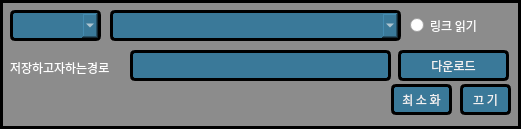
<?xml version="1.0" encoding="UTF-8"?>
<ui version="4.0">
 <class>Form</class>
 <widget class="QWidget" name="Form">
  <property name="windowModality">
   <enum>Qt::NonModal</enum>
  </property>
  <property name="enabled">
   <bool>true</bool>
  </property>
  <property name="geometry">
   <rect>
    <x>0</x>
    <y>0</y>
    <width>521</width>
    <height>129</height>
   </rect>
  </property>
  <property name="font">
   <font>
    <family>굴림</family>
    <kerning>true</kerning>
   </font>
  </property>
  <property name="mouseTracking">
   <bool>false</bool>
  </property>
  <property name="focusPolicy">
   <enum>Qt::NoFocus</enum>
  </property>
  <property name="contextMenuPolicy">
   <enum>Qt::NoContextMenu</enum>
  </property>
  <property name="windowTitle">
   <string>manas</string>
  </property>
  <property name="toolTip">
   <string/>
  </property>
  <property name="styleSheet">
   <string notr="true">#Form
{
	border: 3px solid #000000;
	background: rgba(100, 100, 100, 125);
	pading: 10px;
	font -size: 18px;
	font: 굴림;
}</string>
  </property>
  <widget class="QLineEdit" name="lineEdit_2">
   <property name="geometry">
    <rect>
     <x>130</x>
     <y>50</y>
     <width>261</width>
     <height>31</height>
    </rect>
   </property>
   <property name="styleSheet">
    <string notr="true">
#lineEdit_2
{
	border: 3px solid #000000;
	background: #3a7999;
	color: #f2f2f2;
	pading: 10px;
	font -size: 18px;
	border-radius: 5px;
}
#lineEdit_2:hover
{
	border: 3px solid #aaaaaa;
	background: #3a7999;
	color: #f2f2f2;
	pading: 10px;
	border-radius: 5px;

}</string>
   </property>
  </widget>
  <widget class="QLabel" name="label_2">
   <property name="geometry">
    <rect>
     <x>10</x>
     <y>60</y>
     <width>121</width>
     <height>16</height>
    </rect>
   </property>
   <property name="styleSheet">
    <string notr="true">color: white;</string>
   </property>
   <property name="text">
    <string>저장하고자하는경로</string>
   </property>
  </widget>
  <widget class="QPushButton" name="pushButton">
   <property name="geometry">
    <rect>
     <x>398</x>
     <y>50</y>
     <width>111</width>
     <height>31</height>
    </rect>
   </property>
   <property name="minimumSize">
    <size>
     <width>0</width>
     <height>0</height>
    </size>
   </property>
   <property name="styleSheet">
    <string notr="true">QPushButton
{
	border: 3px solid #000000;
	background: #3a7999;
	color: #f2f2f2;
	pading: 10px;
	font -size: 18px;
	border-radius: 5px;
}
QPushButton:hover
{
	border: 3px solid #aaaaaa;
	background: #3a7999;
	color: #f2f2f2;
	pading: 10px;
	border-radius: 5px;

}</string>
   </property>
   <property name="text">
    <string>다운로드</string>
   </property>
  </widget>
  <widget class="QLabel" name="msg">
   <property name="geometry">
    <rect>
     <x>0</x>
     <y>90</y>
     <width>415</width>
     <height>30</height>
    </rect>
   </property>
   <property name="sizePolicy">
    <sizepolicy hsizetype="Preferred" vsizetype="Preferred">
     <horstretch>0</horstretch>
     <verstretch>0</verstretch>
    </sizepolicy>
   </property>
   <property name="layoutDirection">
    <enum>Qt::LeftToRight</enum>
   </property>
   <property name="styleSheet">
    <string notr="true">color: white;</string>
   </property>
   <property name="text">
    <string/>
   </property>
   <property name="alignment">
    <set>Qt::AlignCenter</set>
   </property>
  </widget>
  <widget class="QRadioButton" name="radioButton">
   <property name="enabled">
    <bool>true</bool>
   </property>
   <property name="geometry">
    <rect>
     <x>410</x>
     <y>10</y>
     <width>91</width>
     <height>31</height>
    </rect>
   </property>
   <property name="sizePolicy">
    <sizepolicy hsizetype="Fixed" vsizetype="Fixed">
     <horstretch>15</horstretch>
     <verstretch>15</verstretch>
    </sizepolicy>
   </property>
   <property name="minimumSize">
    <size>
     <width>0</width>
     <height>0</height>
    </size>
   </property>
   <property name="sizeIncrement">
    <size>
     <width>0</width>
     <height>0</height>
    </size>
   </property>
   <property name="baseSize">
    <size>
     <width>0</width>
     <height>0</height>
    </size>
   </property>
   <property name="mouseTracking">
    <bool>true</bool>
   </property>
   <property name="autoFillBackground">
    <bool>false</bool>
   </property>
   <property name="styleSheet">
    <string notr="true">color: white;</string>
   </property>
   <property name="text">
    <string>링크 읽기</string>
   </property>
   <property name="iconSize">
    <size>
     <width>0</width>
     <height>0</height>
    </size>
   </property>
   <property name="checkable">
    <bool>true</bool>
   </property>
   <property name="checked">
    <bool>false</bool>
   </property>
   <property name="autoRepeatDelay">
    <number>0</number>
   </property>
   <property name="autoRepeatInterval">
    <number>0</number>
   </property>
  </widget>
  <widget class="QPushButton" name="pushButton_2">
   <property name="geometry">
    <rect>
     <x>460</x>
     <y>84</y>
     <width>51</width>
     <height>31</height>
    </rect>
   </property>
   <property name="styleSheet">
    <string notr="true">
#pushButton_2
{
	border: 3px solid #000000;
	background: #3a7999;
	color: #f2f2f2;
	pading: 10px;
	font -size: 18px;
	border-radius: 5px;
}
#pushButton_2:hover
{
	border: 3px solid #aaaaaa;
	background: #3a7999;
	color: #f2f2f2;
	pading: 10px;
	border-radius: 5px;

}</string>
   </property>
   <property name="text">
    <string>끄 기</string>
   </property>
  </widget>
  <widget class="QPushButton" name="pushButton_3">
   <property name="geometry">
    <rect>
     <x>391</x>
     <y>84</y>
     <width>61</width>
     <height>31</height>
    </rect>
   </property>
   <property name="styleSheet">
    <string notr="true">
#pushButton_3
{
	border: 3px solid #000000;
	background: #3a7999;
	color: #f2f2f2;
	pading: 10px;
	font -size: 18px;
	border-radius: 5px;
}
#pushButton_3:hover
{
	border: 3px solid #aaaaaa;
	background: #3a7999;
	color: #f2f2f2;
	pading: 10px;
	border-radius: 5px;

}</string>
   </property>
   <property name="text">
    <string>최 소 화</string>
   </property>
  </widget>
  <widget class="QComboBox" name="combo">
   <property name="enabled">
    <bool>true</bool>
   </property>
   <property name="geometry">
    <rect>
     <x>10</x>
     <y>10</y>
     <width>91</width>
     <height>31</height>
    </rect>
   </property>
   <property name="mouseTracking">
    <bool>false</bool>
   </property>
   <property name="acceptDrops">
    <bool>false</bool>
   </property>
   <property name="toolTip">
    <string/>
   </property>
   <property name="toolTipDuration">
    <number>-1</number>
   </property>
   <property name="autoFillBackground">
    <bool>false</bool>
   </property>
   <property name="styleSheet">
    <string notr="true">
#combo
{
	border: 3px solid #000000;
	background: #3a7999;
	color: #f2f2f2;
	pading: 10px;
	font -size: 18px;
	border-radius: 5px;
}
#combo:hover
{
	border: 3px solid #aaaaaa;
	background: #3a7999;
	color: #f2f2f2;
	pading: 10px;
	border-radius: 5px;

}</string>
   </property>
   <property name="editable">
    <bool>false</bool>
   </property>
  </widget>
  <widget class="QComboBox" name="combo_2">
   <property name="enabled">
    <bool>true</bool>
   </property>
   <property name="geometry">
    <rect>
     <x>110</x>
     <y>10</y>
     <width>291</width>
     <height>31</height>
    </rect>
   </property>
   <property name="sizePolicy">
    <sizepolicy hsizetype="Expanding" vsizetype="Fixed">
     <horstretch>0</horstretch>
     <verstretch>0</verstretch>
    </sizepolicy>
   </property>
   <property name="mouseTracking">
    <bool>false</bool>
   </property>
   <property name="acceptDrops">
    <bool>false</bool>
   </property>
   <property name="toolTip">
    <string/>
   </property>
   <property name="toolTipDuration">
    <number>-1</number>
   </property>
   <property name="autoFillBackground">
    <bool>false</bool>
   </property>
   <property name="styleSheet">
    <string notr="true">
#combo_2
{
	border: 3px solid #000000;
	background: #3a7999;
	color: #f2f2f2;
	pading: 10px;
	font -size: 18px;
	border-radius: 5px;
}
#combo_2:hover
{
	border: 3px solid #aaaaaa;
	background: #3a7999;
	color: #f2f2f2;
	pading: 10px;
	border-radius: 5px;

}</string>
   </property>
   <property name="editable">
    <bool>false</bool>
   </property>
  </widget>
 </widget>
 <tabstops>
  <tabstop>radioButton</tabstop>
  <tabstop>lineEdit_2</tabstop>
  <tabstop>pushButton</tabstop>
  <tabstop>combo</tabstop>
  <tabstop>pushButton_3</tabstop>
  <tabstop>pushButton_2</tabstop>
 </tabstops>
 <resources/>
 <connections>
  <connection>
   <sender>lineEdit_2</sender>
   <signal>textChanged(QString)</signal>
   <receiver>Form</receiver>
   <slot>set_dir()</slot>
   <hints>
    <hint type="sourcelabel">
     <x>131</x>
     <y>65</y>
    </hint>
    <hint type="destinationlabel">
     <x>92</x>
     <y>52</y>
    </hint>
   </hints>
  </connection>
  <connection>
   <sender>pushButton</sender>
   <signal>clicked()</signal>
   <receiver>Form</receiver>
   <slot>mana_down()</slot>
   <hints>
    <hint type="sourcelabel">
     <x>439</x>
     <y>70</y>
    </hint>
    <hint type="destinationlabel">
     <x>503</x>
     <y>81</y>
    </hint>
   </hints>
  </connection>
  <connection>
   <sender>radioButton</sender>
   <signal>clicked()</signal>
   <receiver>Form</receiver>
   <slot>file_load_check()</slot>
   <hints>
    <hint type="sourcelabel">
     <x>520</x>
     <y>29</y>
    </hint>
    <hint type="destinationlabel">
     <x>503</x>
     <y>121</y>
    </hint>
   </hints>
  </connection>
  <connection>
   <sender>pushButton_2</sender>
   <signal>clicked()</signal>
   <receiver>Form</receiver>
   <slot>gui_close()</slot>
   <hints>
    <hint type="sourcelabel">
     <x>479</x>
     <y>98</y>
    </hint>
    <hint type="destinationlabel">
     <x>503</x>
     <y>121</y>
    </hint>
   </hints>
  </connection>
  <connection>
   <sender>pushButton_3</sender>
   <signal>clicked()</signal>
   <receiver>Form</receiver>
   <slot>win_min()</slot>
   <hints>
    <hint type="sourcelabel">
     <x>432</x>
     <y>106</y>
    </hint>
    <hint type="destinationlabel">
     <x>420</x>
     <y>121</y>
    </hint>
   </hints>
  </connection>
  <connection>
   <sender>combo</sender>
   <signal>activated(QString)</signal>
   <receiver>Form</receiver>
   <slot>select_item()</slot>
   <hints>
    <hint type="sourcelabel">
     <x>134</x>
     <y>240</y>
    </hint>
    <hint type="destinationlabel">
     <x>367</x>
     <y>186</y>
    </hint>
   </hints>
  </connection>
 </connections>
 <slots>
  <slot>set_dir()</slot>
  <slot>mana_down()</slot>
  <slot>file_load_check()</slot>
  <slot>gui_close()</slot>
  <slot>win_min()</slot>
  <slot>select_item()</slot>
 </slots>
</ui>
